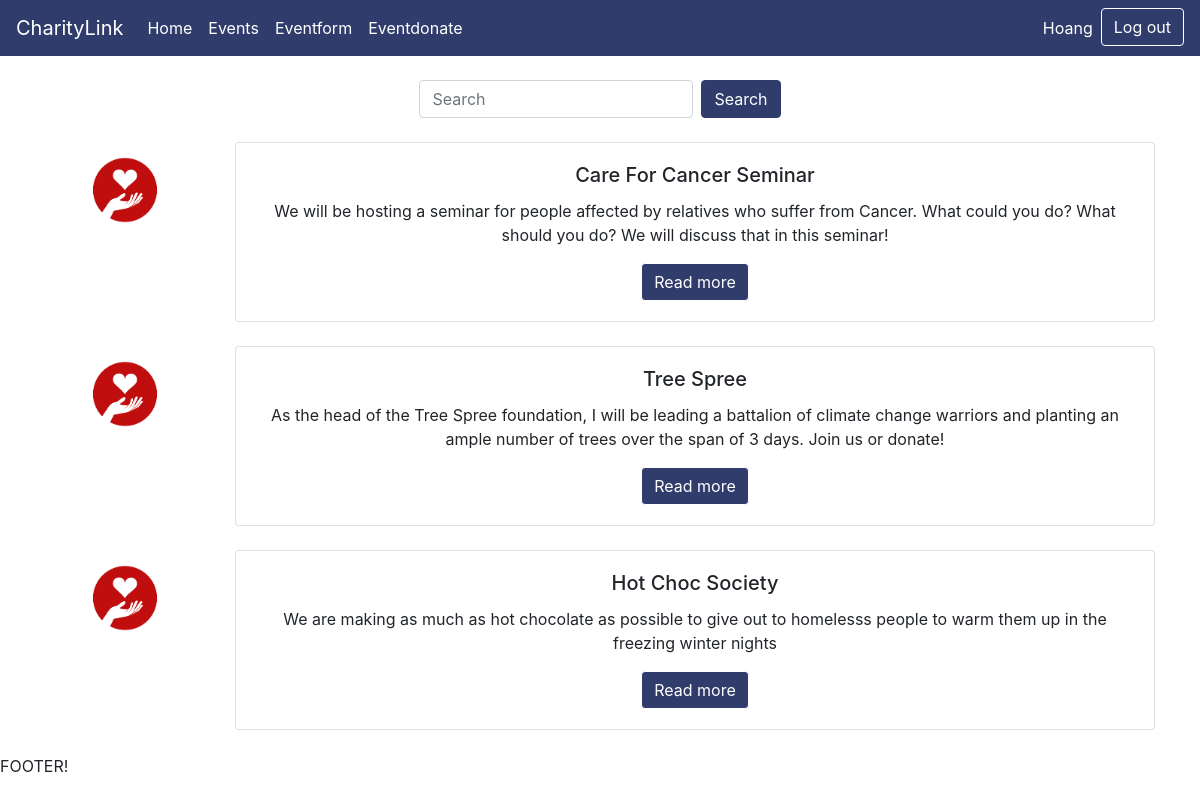
The app's page /event/events.php (signed in) with its own data.
### tables this page shows
CREATE TABLE charity_event(
    id INT  AUTO_INCREMENT NOT NULL PRIMARY KEY,
    name VARCHAR(255) NOT NULL,
    description VARCHAR(8000) NOT NULL,
    start_date DATETIME NOT NULL,
    end_date DATETIME NOT NULL,
    address VARCHAR(255) NOT NULL,
    postcode VARCHAR(10) NOT NULL,
    organiser_id INT NOT NULL,
    imgurl VARCHAR(255),
    fund_goal INT DEFAULT 0,
    FOREIGN KEY(organiser_id) REFERENCES user(id)
        ON DELETE CASCADE
        ON UPDATE CASCADE
);

### private/classes/databaseobject.class.php (called while the page is built, shortened)
<?php
class DatabaseObject {
  static protected $database;
  static public function set_database($database) {
    self::$database = $database;
  }
  static public function find_by_sql($sql) {
    $result = self::$database->query($sql);
    $object_array = [];
    while($record = $result->fetch_assoc()) {
      $object_array[] = static::instantiate($record);
    }
    return $object_array;
  }
  static protected function instantiate($record) {
    $object = new static;
    foreach($record as $property => $value) {
      if(property_exists($object, $property)) {
        $object->$property = $value;
      }
    }
    return $object;
  }
}
?>

### public/event/events.php (the view, shortened to what this page needs)
<html>
    <head>
        <link rel="stylesheet" href="https://stackpath.bootstrapcdn.com/bootstrap/4.4.1/css/bootstrap.min.css">
        <link rel="stylesheet" href="../nav.css">
    </head>
    <body>
        <br/>
        <div class="container">
            <div class="row d-flex justify-content-center">
                    <form class="form-inline my-2 my-lg-0">
                        <input class="form-control mr-sm-2" type="search" placeholder="Search" aria-label="Search">
                        <button class="btn" id="searchButton" my-2 my-sm-0" type="submit">Search</button>
                    </form>
            </div>
            <br/>
            <?php
            $events = CharityEvent::find_by_sql("SELECT * FROM charity_event");
            foreach($events as $event){
                echo '<div class="row">
                        <div class="col-md-2">
                                <img src="images/charity_icon.png" class="card-img" alt="...">
                        </div>
                        <div class="col-md-10">
                            <div class="card text-center">
                            <div class="card-body">
                                <h5 class="card-title">'.$event->name.'</h5>
                                <p class="card-text">'.$event->description.'</p>
                                <a href="../event/event.php?id='.$event->id.'" class="btn btn-outline-success">Read more</a>
                            </div>
                            </div>
                        </div>
                    </div>
                    </br>';
            }
            ?>
        </div>
    </body>
</html>

### public/nav.css (style rules this page uses)
.btn-outline-success { color: white!important; background-color: #303c6c!important; border-color: white!important; }
#searchButton { color: white!important; background-color: #303c6c!important; border-color: #303c6c!important; }

### records on screen
charity_event: name "Care For Cancer Seminar", description "We will be hosting a seminar for people affected by relatives who suffer from Cancer. What could you do? What should you do? We will discuss that in this seminar!"
charity_event: name "Tree Spree", description "As the head of the Tree Spree foundation, I will be leading a battalion of climate change warriors and planting an ample number of trees over the span of 3 days. Join us or donate!"
charity_event: name "Hot Choc Society", description "We are making as much as hot chocolate as possible to give out to homelesss people to warm them up in the freezing winter nights"

### other values on screen
$_SESSION['username'] "Hoang"
